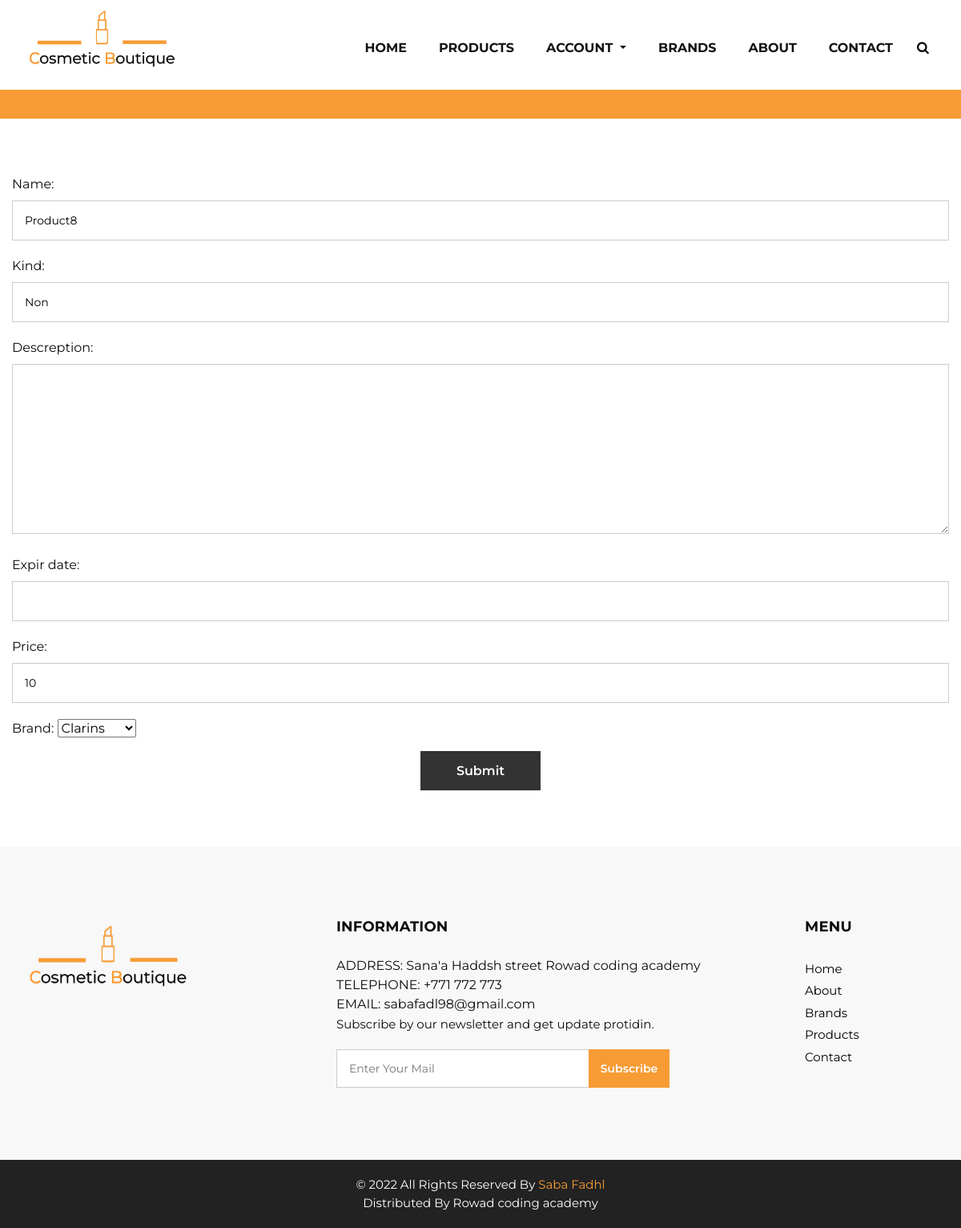
/seller/products/edit/7, run on an earlier commit of the app's database.
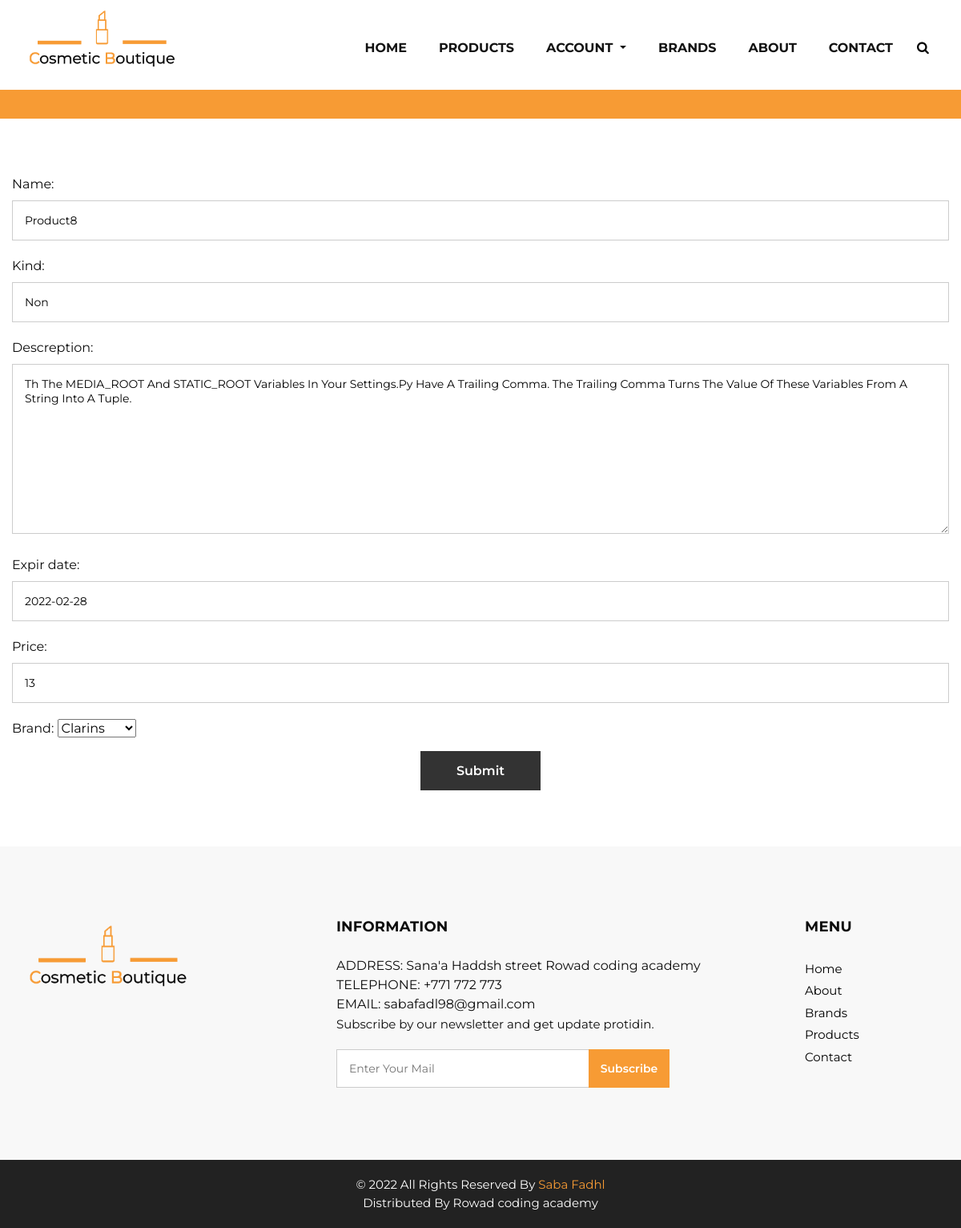
And on a later commit of the database.
### makeup/models.py (models this page shows, shortened)
class Products(models.Model):
    name=models.CharField(max_length=50)
    kind=models.CharField(max_length=50)
    descreption=models.TextField(null=True)
    expir_date=models.DateField(null=True)
    image = models.ImageField(upload_to='images')  #
    price=models.PositiveIntegerField(default=10, validators=[MinValueValidator(5)])
    brand=models.ForeignKey(Brand,on_delete=models.CASCADE,null=True)

class Brand(models.Model):
    name=models.CharField(max_length=50)
    orgin=models.CharField(max_length=50)
    def __str__(self) :
        return self.name

### makeup/views.py (the view)
# urls.py: path('seller/products/edit/<int:pk>',productUpdateView.as_view(),name="edit-product"),
class productUpdateView(UpdateView):
    model = Products
    template_name = 'seller/form.html'
    fields = ['name', 'kind', 'descreption', 'expir_date', 'price', 'brand']
    success_url = reverse_lazy('products-seller')

### makeup/templates/seller/form.html (shortened to what this page needs)
{% extends 'makeup/base.html' %}
{% load static %}
   {%block content%}
      <section class="inner_page_head">
         <div class="container_fuild">
            <div class="row">
               <div class="col-md-12">
                  <div class="full">
                     <h3>Product Grid</h3>
                  </div>
               </div>
            </div>
         </div>
      </section>
      <section class="product_section layout_padding">
         <div class="container">
            <div class="row">
               <form method="post" enctype="multipart/form-data">
                  {{ form }}
                  <input type="submit" value="Submit">
              </form>
         </div>
         </div>
      </section>
      {%endblock content%}

What changed in the data, as far as the page shows it:
changed Products "non": descreption (not shown) → "th the MEDIA_ROOT and STATIC_ROOT variables in your settings.py have a trailing comma. The trailing comma turns the value of these variables from a string into a tuple."; expir_date (not shown) → "2022-02-28"; price "10" → "13"
